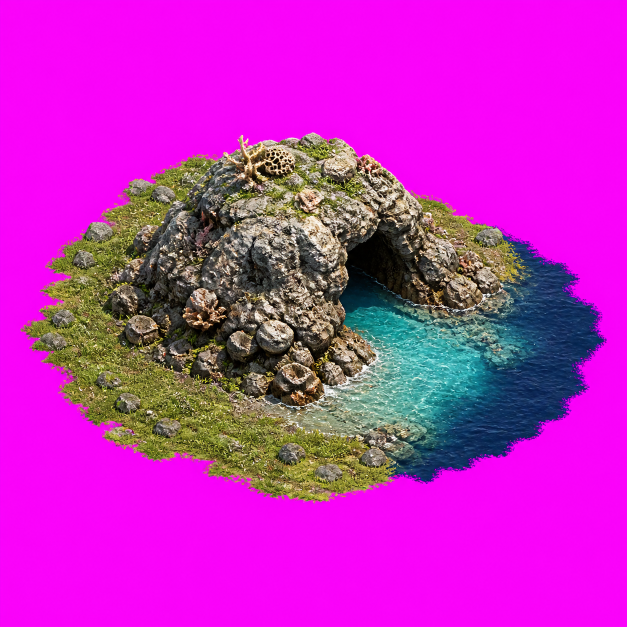
#> input picture design/act1-towns/dungeon-refs/coastal-reef-raw.png, 1254 x 1254 px (shown at 1/2 size)
$ python seam_detect.py ../../design/act1-towns/dungeon-refs/coastal-reef-raw.png
#> lines starting #> are read from the running program, lines starting #| are printed output that depends on the picture
import sys, numpy as np
from PIL import Image
# Collapse 3x device px to the 1x canvas grid, then flag canvas rows that differ from BOTH
# neighbours across most of the width (a 1-px horizontal line), ignoring UI-covered regions.
def rows(path, x0=0, x1=390, y0=10, y1=780):
#> called with x0 = 0, x1 = 390, y0 = 10, y1 = 780
    a=np.asarray(Image.open(path).convert('RGB'),dtype=np.float32)[1::3,1::3]  # canvas-px centres
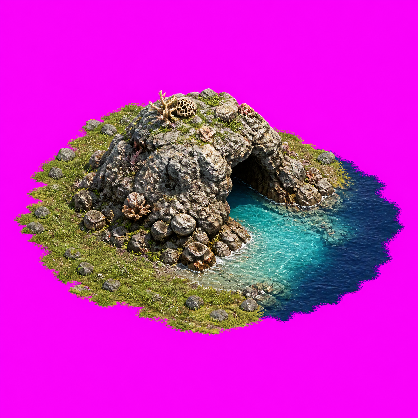
#> a: shape (418, 418, 3) float32; mean R, G, B 194.4, 40.5, 188.6
    a=a[:, x0:x1]
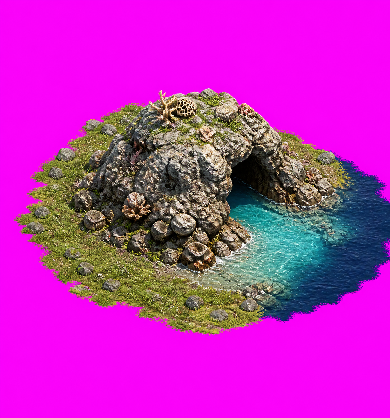
#> a: shape (418, 390, 3) float32; mean R, G, B 190.9, 43.2, 184.5
    hits=[]
    for y in range(max(1,y0), min(a.shape[0]-1,y1)):
        up=np.abs(a[y]-a[y-1]).sum(1); dn=np.abs(a[y]-a[y+1]).sum(1); ud=np.abs(a[y-1]-a[y+1]).sum(1)
        frac=np.mean((up>40)&(dn>40)&(ud<up*0.5))
        if frac>0.5: hits.append((y,round(float(frac),2)))
#> after the loop, hits = []
    return hits
for p in sys.argv[1:]:
    print(p.split('/')[-1], rows(p))
